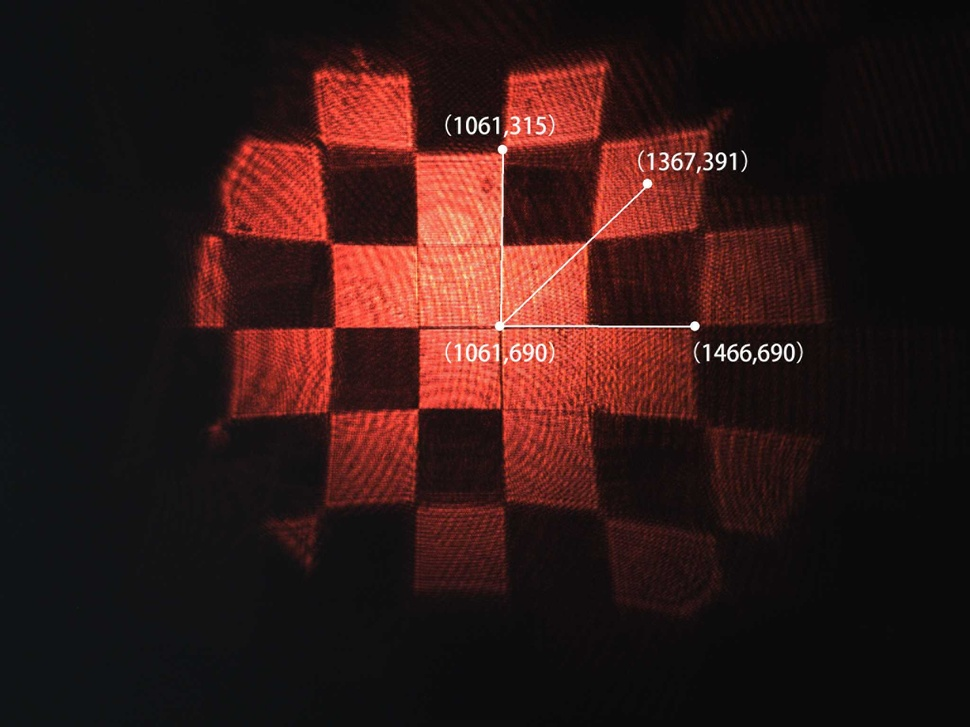
#> input picture C7-SLM/C7.1/Output/70_6.jpg, 970 x 727 px, shrunk from 2048 x 1536 before the run, given in place of 70_6.bmp, which was not available
$ jupyter execute --allow-errors C7.1-opencv.ipynb   (older library calls are emulated)   (text cells are left out)
#> lines starting #> are read from the running program, lines starting #| are printed output that depends on the picture; after the words box and inside, x2 and y2 are one past the last pixel; in counts of white or black regions, pixels touching at a corner belong together; pictures that were not available may be replaced by others from this repository, and a replacement may not be noted
[cell 1]
from scipy.spatial import distance as dist
import matplotlib.pyplot as plt
from imutils import perspective
from imutils import contours
import numpy as np
import argparse
import imutils
import cv2

[cell 2]
pixelsPerMetric = 0.1

[cell 3]
image = cv2.imread("Input/70_6.bmp", 1)
#> image is the input picture: shape (727, 970, 3); mean B, G, R 23.2, 25.2, 50.1
gray = cv2.cvtColor(image, cv2.COLOR_BGR2GRAY) # convert it to grayscale
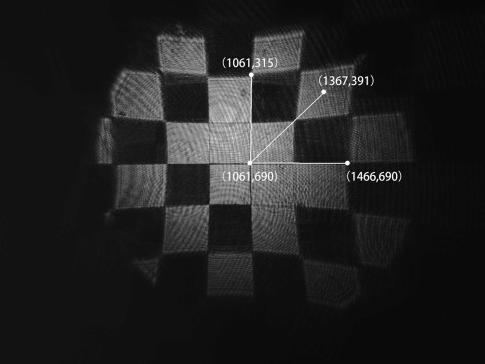
#> gray: shape (727, 970) (shown at 1/2 size); min 0, max 255, mean 32.4
plt.imshow(gray, cmap='gray')

[cell 4]
bilateral = cv2.bilateralFilter(gray,15,75,75)
thresh = cv2.GaussianBlur(bilateral,(3,3),0)
for i in range(10):
    thresh = cv2.GaussianBlur(thresh,(3,3),0)
    dilated = cv2.dilate(thresh, (1, 1), iterations=1)
ret, thresh = cv2.threshold(dilated, 50, 255, cv2.THRESH_BINARY)
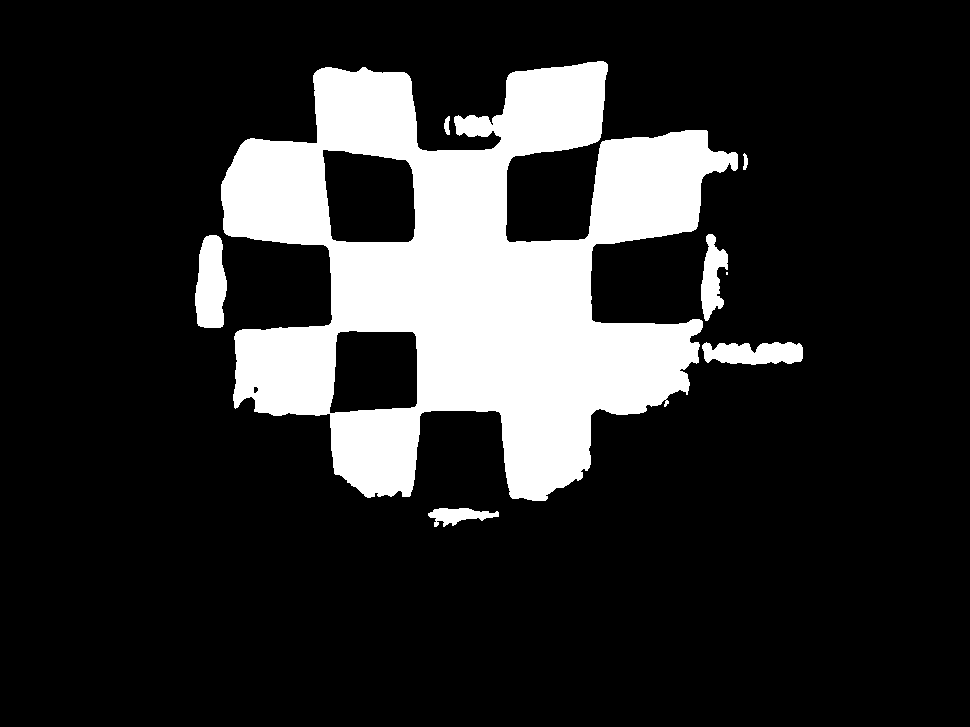
#> thresh: shape (727, 970); 17.4% white; 8 white regions (1 under 20 px), largest, box (x1, y1, x2, y2) and area: (221, 61, 738, 501) 116398, (195, 235, 227, 328) 2360, (702, 342, 803, 365) 1838
thresh = cv2.GaussianBlur(thresh,(3,3),0)

plt.imshow(thresh, cmap='gray')

[cell 5]
edge = cv2.Canny(thresh, 20, 200, 3)
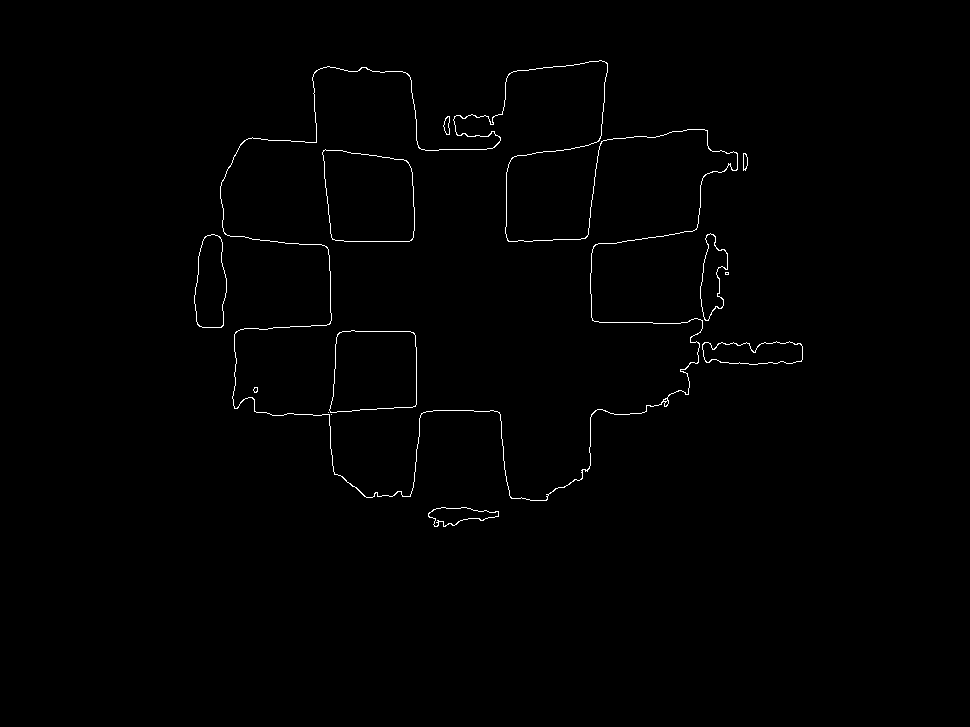
#> edge: shape (727, 970); 0.68% white in thin lines or dots, all inside (x1, y1, x2, y2) = (194, 60, 803, 527)
edge = cv2.dilate(edge, (10, 10), iterations=1)
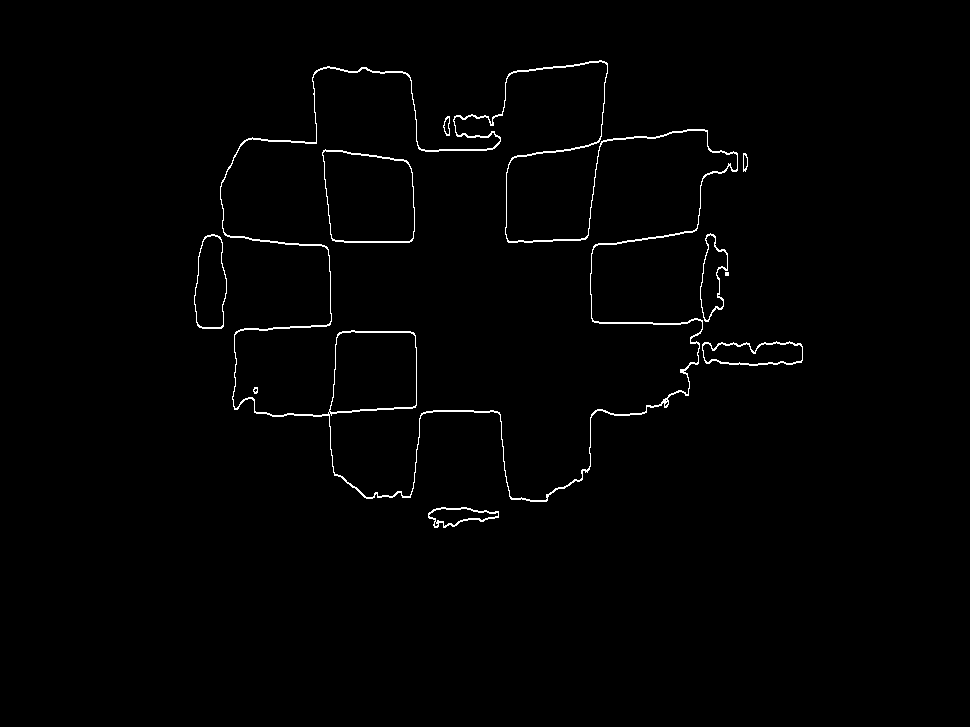
#> edge: shape (727, 970); 1.1% white in thin lines or dots, all inside (x1, y1, x2, y2) = (194, 60, 803, 528)
# edge = cv2.erode(edge, (200, 250), iterations=1)
plt.imshow(edge, cmap='gray')

[cell 6]
corners = cv2.goodFeaturesToTrack(edge, maxCorners = 200, qualityLevel = 0.01, minDistance = 100)
#> corners = 17 rows, first 8: [437, 524], [255, 390], [718, 295], [545, 498], [648, 408], [447, 133], [743, 153], [334, 475]
corners = np.int0(corners)
img = image.copy()
for i in corners:
    x, y = i.ravel()
    cv2.circle(img, (x, y), radius=10, color=(255, 0, 0), thickness=-1)
#> this loop made 17 passes
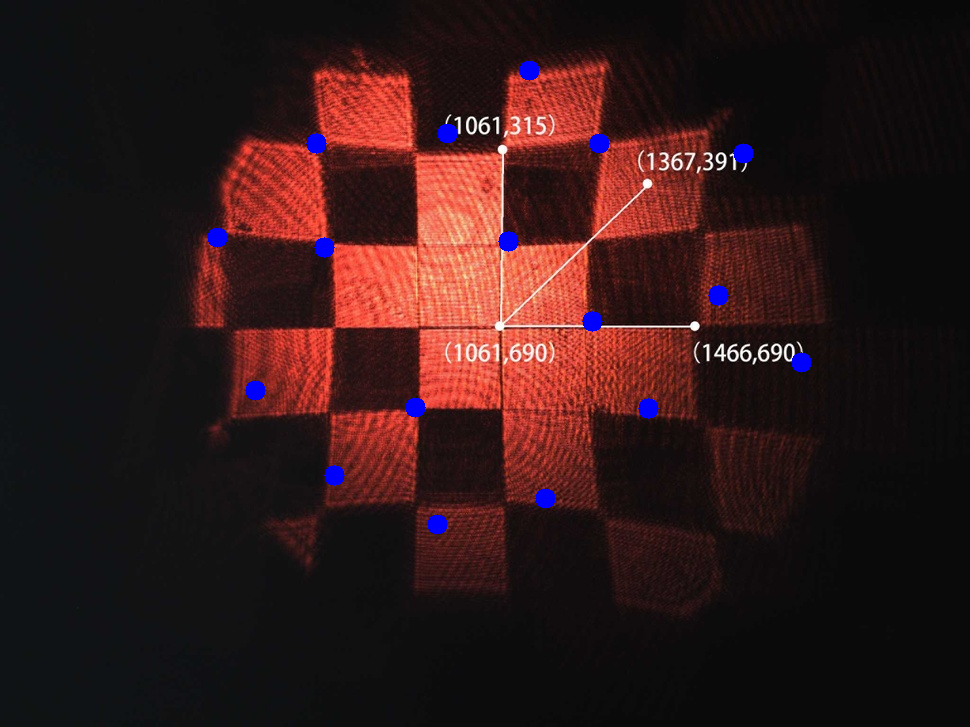
#> img: shape (727, 970, 3); 0.76% of pixels changed, all inside (x1, y1, x2, y2) = (207, 60, 812, 535)
plt.imshow(img, cmap='gray')

$ run again, with C7-SLM/C7.1/Output/150_4.jpg copied over C7-SLM/C7.1/Output/70_6.jpg
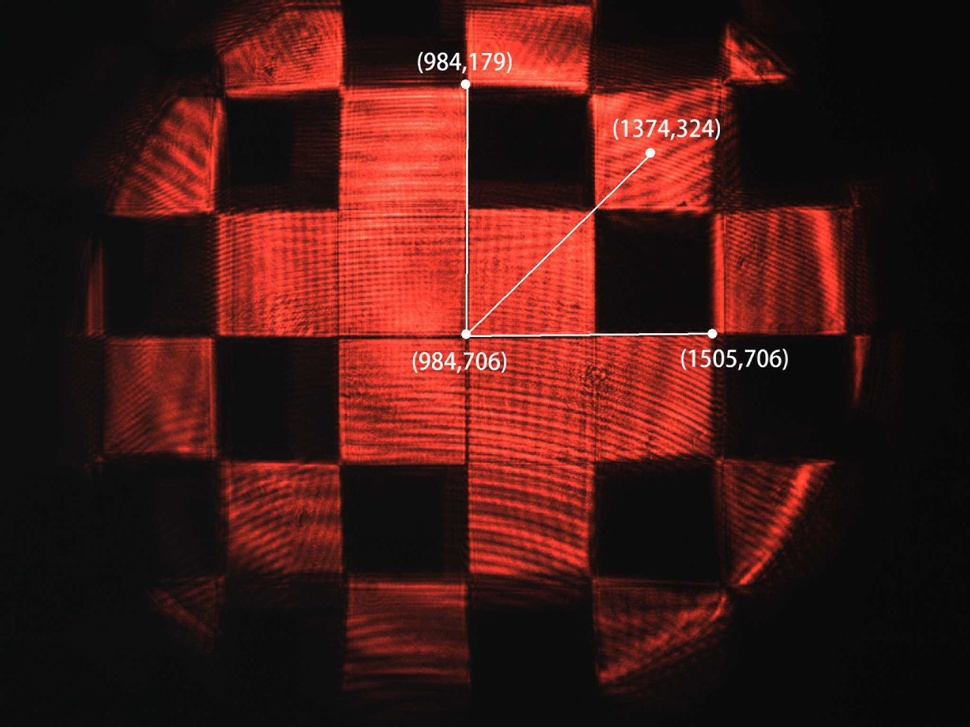
#> input picture C7-SLM/C7.1/Output/150_4.jpg, 970 x 727 px, shrunk from 2048 x 1536 before the run, given in place of 70_6.bmp, which was not available
#> image is the input picture: shape (727, 970, 3); mean B, G, R 22.7, 26.1, 70.3
#> `ret, thresh = cv2.threshold(dilated, 50, 255, cv2.THRESH_BINARY)`:
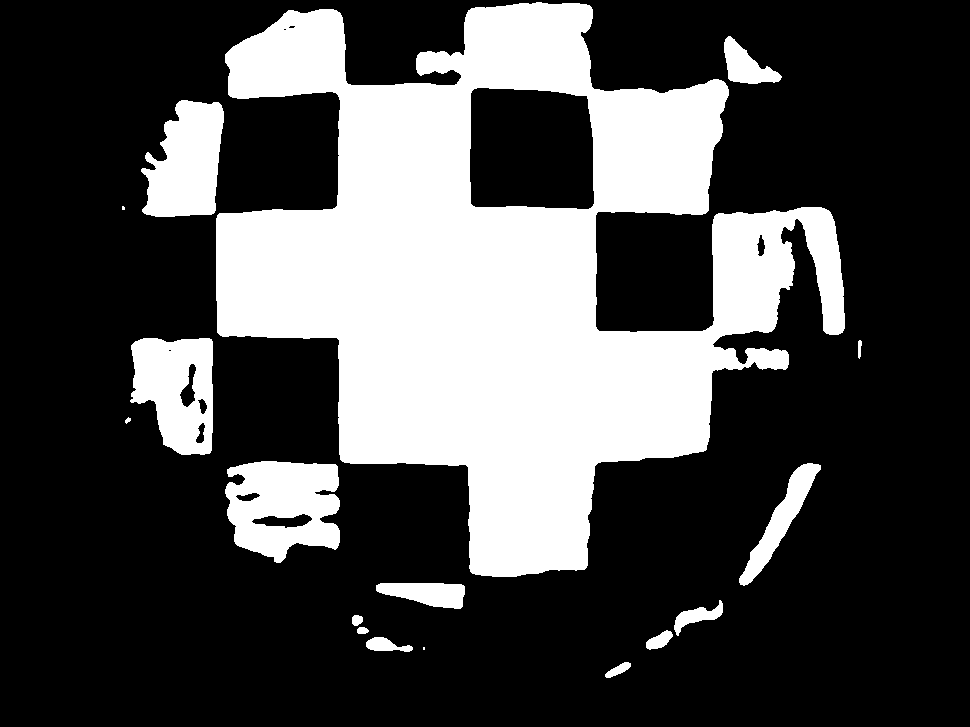
#> thresh: shape (727, 970); 29.2% white; 17 white regions (2 under 20 px), largest, box (x1, y1, x2, y2) and area: (216, 2, 845, 577) 175537, (225, 461, 340, 563) 8508, (130, 338, 213, 455) 7162
#> corners = 25 rows, first 8: [309, 519], [366, 631], [202, 426], [715, 345], [154, 168], [760, 253], [677, 634], [859, 342]
#> the loop `for i in corners:` made 25 passes
#> after the loop `for i in corners:`:
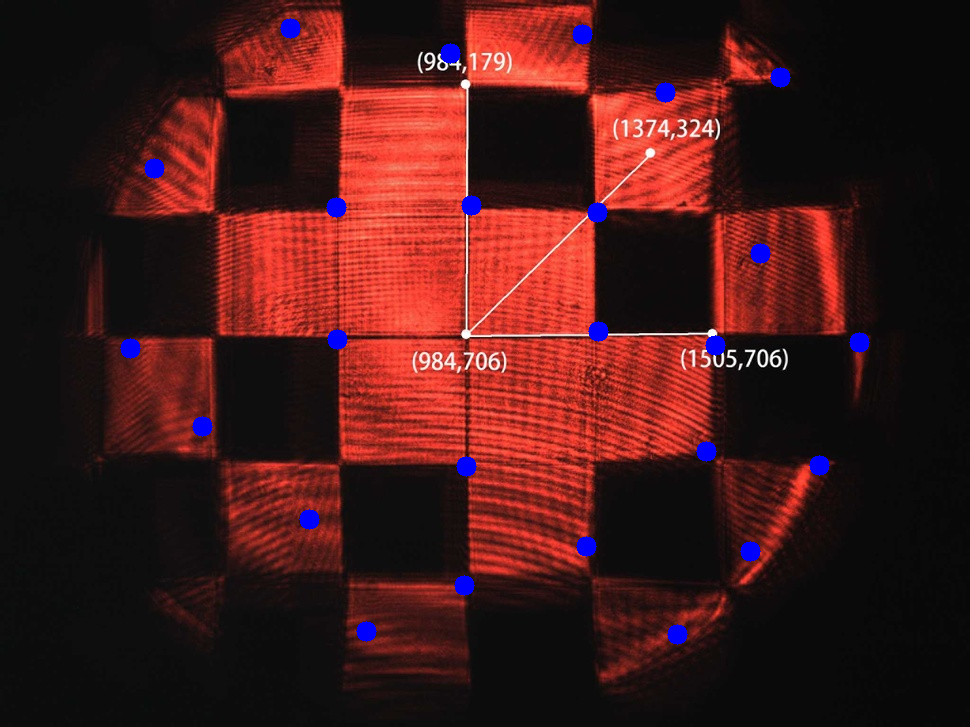
#> img: shape (727, 970, 3); 1.12% of pixels changed, all inside (x1, y1, x2, y2) = (120, 18, 870, 645)

$ run again, with C7-SLM/C7.1/Output/50_4.jpg copied over C7-SLM/C7.1/Output/70_6.jpg
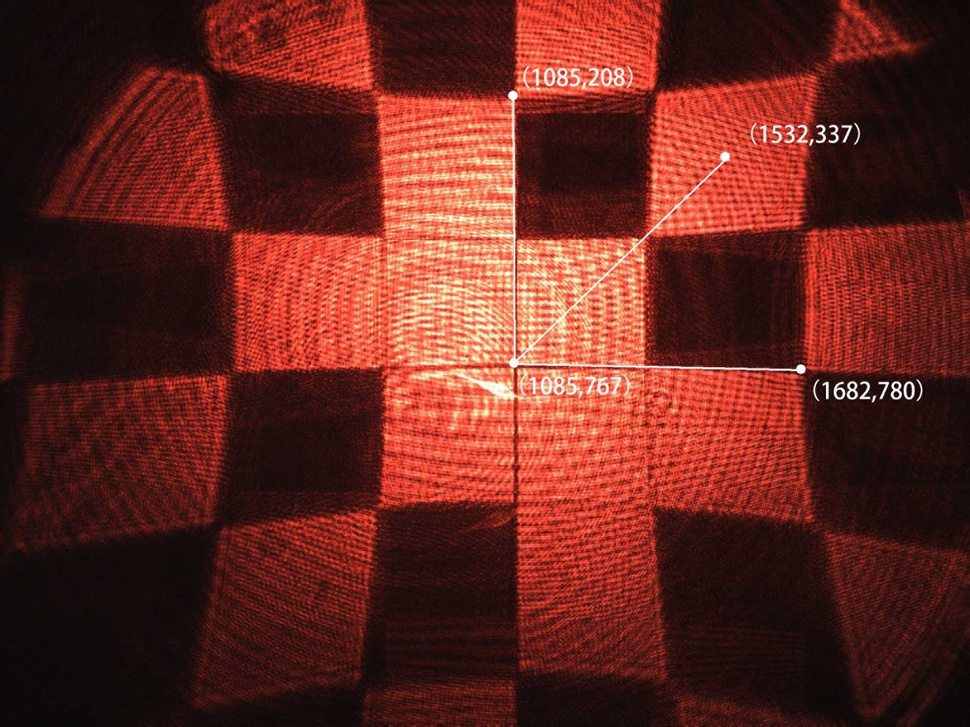
#> input picture C7-SLM/C7.1/Output/50_4.jpg, 970 x 727 px, shrunk from 2048 x 1536 before the run, given in place of 70_6.bmp, which was not available
#> image is the input picture: shape (727, 970, 3); mean B, G, R 31.6, 39.3, 101.2
#> `ret, thresh = cv2.threshold(dilated, 50, 255, cv2.THRESH_BINARY)`:
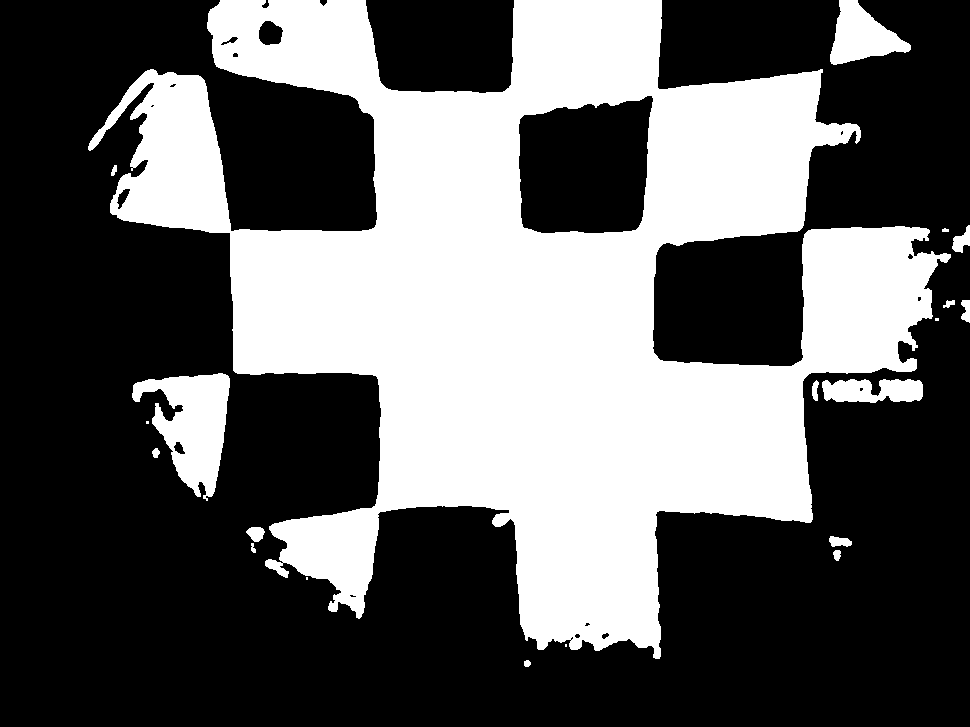
#> thresh: shape (727, 970); 37.9% white; 20 white regions (4 under 20 px), largest, box (x1, y1, x2, y2) and area: (88, 0, 951, 659) 254480, (132, 373, 230, 501) 6663, (830, 0, 911, 65) 2941
#> corners = 29 rows, first 8: [253, 550], [816, 383], [132, 169], [221, 46], [173, 406], [932, 254], [567, 643], [854, 134]
#> the loop `for i in corners:` made 29 passes
#> after the loop `for i in corners:`:
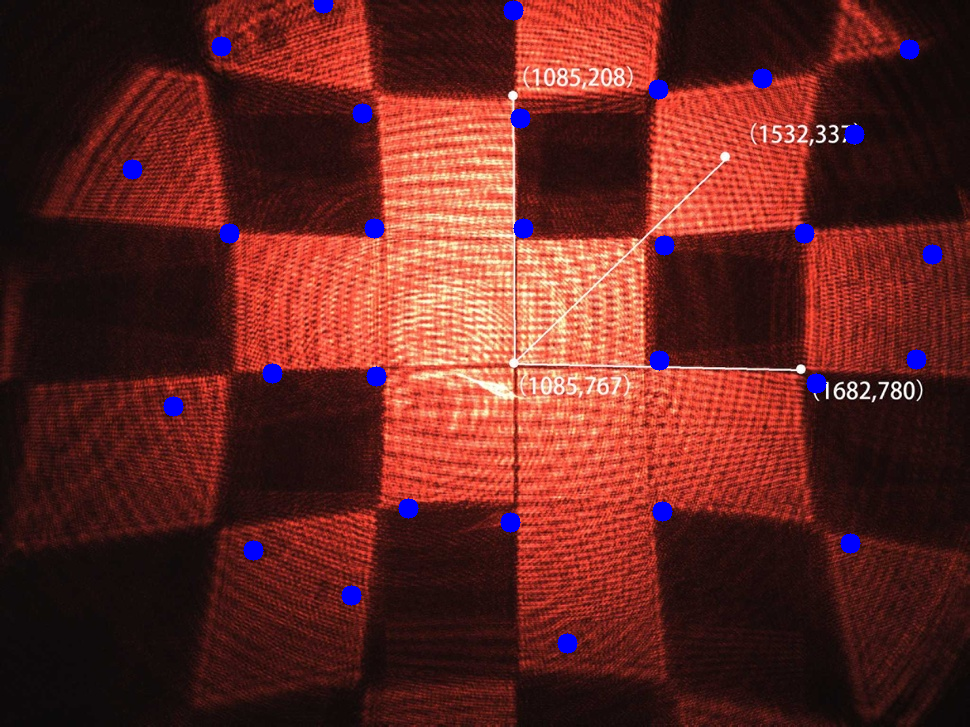
#> img: shape (727, 970, 3); 1.29% of pixels changed, all inside (x1, y1, x2, y2) = (122, 0, 943, 654)
